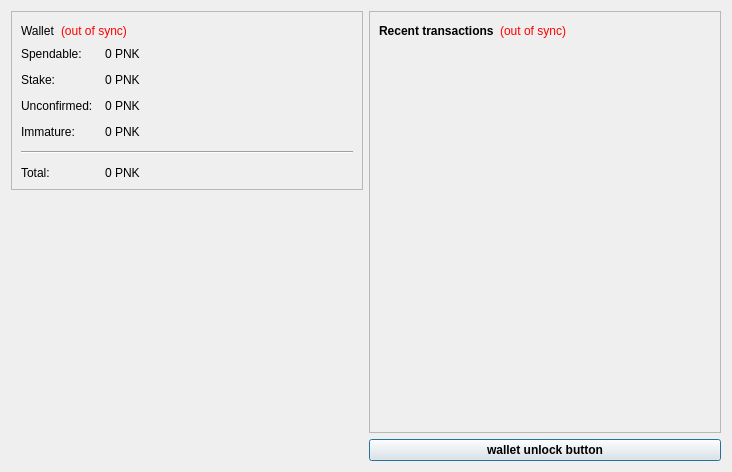
<?xml version="1.0" encoding="UTF-8"?>
<ui version="4.0">
 <class>OverviewPage</class>
 <widget class="QWidget" name="OverviewPage">
  <property name="geometry">
   <rect>
    <x>0</x>
    <y>0</y>
    <width>732</width>
    <height>472</height>
   </rect>
  </property>
  <property name="windowTitle">
   <string>Form</string>
  </property>
  <layout class="QHBoxLayout" name="horizontalLayout" stretch="0,0">
   <item>
    <layout class="QVBoxLayout" name="verticalLayout_2">
     <item>
      <widget class="QFrame" name="frame">
       <property name="frameShape">
        <enum>QFrame::StyledPanel</enum>
       </property>
       <property name="frameShadow">
        <enum>QFrame::Raised</enum>
       </property>
       <layout class="QVBoxLayout" name="verticalLayout_4">
        <item>
         <layout class="QHBoxLayout" name="horizontalLayout_4">
          <item>
           <widget class="QLabel" name="label_5">
            <property name="font">
             <font>
              <weight>50</weight>
              <bold>false</bold>
             </font>
            </property>
            <property name="text">
             <string>Wallet</string>
            </property>
           </widget>
          </item>
          <item>
           <widget class="QLabel" name="labelWalletStatus">
            <property name="toolTip">
             <string>The displayed information may be out of date. Your wallet automatically synchronizes with the steampunk network after a connection is established, but this process has not completed yet.</string>
            </property>
            <property name="styleSheet">
             <string notr="true">QLabel { color: red; }</string>
            </property>
            <property name="text">
             <string notr="true">(out of sync)</string>
            </property>
            <property name="alignment">
             <set>Qt::AlignLeading|Qt::AlignLeft|Qt::AlignVCenter</set>
            </property>
           </widget>
          </item>
          <item>
           <spacer name="horizontalSpacer_2">
            <property name="orientation">
             <enum>Qt::Horizontal</enum>
            </property>
            <property name="sizeHint" stdset="0">
             <size>
              <width>40</width>
              <height>20</height>
             </size>
            </property>
           </spacer>
          </item>
         </layout>
        </item>
        <item>
         <layout class="QFormLayout" name="formLayout_2">
          <property name="fieldGrowthPolicy">
           <enum>QFormLayout::AllNonFixedFieldsGrow</enum>
          </property>
          <property name="horizontalSpacing">
           <number>12</number>
          </property>
          <property name="verticalSpacing">
           <number>12</number>
          </property>
          <item row="0" column="0">
           <widget class="QLabel" name="label">
            <property name="text">
             <string>Spendable:</string>
            </property>
           </widget>
          </item>
          <item row="0" column="1">
           <widget class="QLabel" name="labelBalance">
            <property name="font">
             <font>
              <weight>50</weight>
              <bold>false</bold>
             </font>
            </property>
            <property name="cursor">
             <cursorShape>IBeamCursor</cursorShape>
            </property>
            <property name="toolTip">
             <string>Your current spendable balance</string>
            </property>
            <property name="text">
             <string notr="true">0 PNK</string>
            </property>
            <property name="textInteractionFlags">
             <set>Qt::LinksAccessibleByMouse|Qt::TextSelectableByKeyboard|Qt::TextSelectableByMouse</set>
            </property>
           </widget>
          </item>
          <item row="1" column="0">
           <widget class="QLabel" name="label_6">
            <property name="text">
             <string>Stake:</string>
            </property>
           </widget>
          </item>
          <item row="1" column="1">
           <widget class="QLabel" name="labelStake">
            <property name="font">
             <font>
              <weight>50</weight>
              <bold>false</bold>
             </font>
            </property>
            <property name="cursor">
             <cursorShape>IBeamCursor</cursorShape>
            </property>
            <property name="toolTip">
             <string>Total of coins that was staked, and do not yet count toward the current balance</string>
            </property>
            <property name="text">
             <string notr="true">0 PNK</string>
            </property>
            <property name="textInteractionFlags">
             <set>Qt::LinksAccessibleByMouse|Qt::TextSelectableByKeyboard|Qt::TextSelectableByMouse</set>
            </property>
           </widget>
          </item>
          <item row="2" column="0">
           <widget class="QLabel" name="label_3">
            <property name="text">
             <string>Unconfirmed:</string>
            </property>
           </widget>
          </item>
          <item row="2" column="1">
           <widget class="QLabel" name="labelUnconfirmed">
            <property name="font">
             <font>
              <weight>50</weight>
              <bold>false</bold>
             </font>
            </property>
            <property name="cursor">
             <cursorShape>IBeamCursor</cursorShape>
            </property>
            <property name="toolTip">
             <string>Total of transactions that have yet to be confirmed, and do not yet count toward the current balance</string>
            </property>
            <property name="text">
             <string notr="true">0 PNK</string>
            </property>
            <property name="textInteractionFlags">
             <set>Qt::LinksAccessibleByMouse|Qt::TextSelectableByKeyboard|Qt::TextSelectableByMouse</set>
            </property>
           </widget>
          </item>
          <item row="3" column="0">
           <widget class="QLabel" name="labelImmatureText">
            <property name="text">
             <string>Immature:</string>
            </property>
           </widget>
          </item>
          <item row="3" column="1">
           <widget class="QLabel" name="labelImmature">
            <property name="font">
             <font>
              <weight>50</weight>
              <bold>false</bold>
             </font>
            </property>
            <property name="toolTip">
             <string>Mined balance that has not yet matured</string>
            </property>
            <property name="text">
             <string notr="true">0 PNK</string>
            </property>
            <property name="textInteractionFlags">
             <set>Qt::LinksAccessibleByMouse|Qt::TextSelectableByKeyboard|Qt::TextSelectableByMouse</set>
            </property>
           </widget>
          </item>
          <item row="4" column="0" colspan="2">
           <widget class="Line" name="line">
            <property name="orientation">
             <enum>Qt::Horizontal</enum>
            </property>
           </widget>
          </item>
          <item row="5" column="0">
           <widget class="QLabel" name="labelTotalText">
            <property name="text">
             <string>Total:</string>
            </property>
           </widget>
          </item>
          <item row="5" column="1">
           <widget class="QLabel" name="labelTotal">
            <property name="font">
             <font>
              <weight>50</weight>
              <bold>false</bold>
             </font>
            </property>
            <property name="cursor">
             <cursorShape>IBeamCursor</cursorShape>
            </property>
            <property name="toolTip">
             <string>Your current total balance</string>
            </property>
            <property name="text">
             <string notr="true">0 PNK</string>
            </property>
            <property name="textInteractionFlags">
             <set>Qt::LinksAccessibleByMouse|Qt::TextSelectableByKeyboard|Qt::TextSelectableByMouse</set>
            </property>
           </widget>
          </item>
         </layout>
        </item>
       </layout>
      </widget>
     </item>
     <item>
      <spacer name="verticalSpacer_4">
       <property name="orientation">
        <enum>Qt::Vertical</enum>
       </property>
       <property name="sizeHint" stdset="0">
        <size>
         <width>20</width>
         <height>40</height>
        </size>
       </property>
      </spacer>
     </item>
     <item>
      <widget class="QLabel" name="label_2">
       <property name="text">
        <string/>
       </property>
       <property name="pixmap">
        <pixmap resource="../bitcoin.qrc">:/images/wallet_logo</pixmap>
       </property>
       <property name="alignment">
        <set>Qt::AlignCenter</set>
       </property>
      </widget>
     </item>
     <item>
      <spacer name="verticalSpacer">
       <property name="orientation">
        <enum>Qt::Vertical</enum>
       </property>
       <property name="sizeHint" stdset="0">
        <size>
         <width>20</width>
         <height>40</height>
        </size>
       </property>
      </spacer>
     </item>
    </layout>
   </item>
   <item>
    <layout class="QVBoxLayout" name="verticalLayout_3">
     <item>
      <widget class="QFrame" name="frame_2">
       <property name="frameShape">
        <enum>QFrame::StyledPanel</enum>
       </property>
       <property name="frameShadow">
        <enum>QFrame::Raised</enum>
       </property>
       <layout class="QVBoxLayout" name="verticalLayout">
        <item>
         <layout class="QHBoxLayout" name="horizontalLayout_2">
          <item>
           <widget class="QLabel" name="label_4">
            <property name="text">
             <string>&lt;b&gt;Recent transactions&lt;/b&gt;</string>
            </property>
           </widget>
          </item>
          <item>
           <widget class="QLabel" name="labelTransactionsStatus">
            <property name="toolTip">
             <string>The displayed information may be out of date. Your wallet automatically synchronizes with the steampunk network after a connection is established, but this process has not completed yet.</string>
            </property>
            <property name="styleSheet">
             <string notr="true">QLabel { color: red; }</string>
            </property>
            <property name="text">
             <string notr="true">(out of sync)</string>
            </property>
            <property name="alignment">
             <set>Qt::AlignRight|Qt::AlignTrailing|Qt::AlignVCenter</set>
            </property>
           </widget>
          </item>
          <item>
           <spacer name="horizontalSpacer">
            <property name="orientation">
             <enum>Qt::Horizontal</enum>
            </property>
            <property name="sizeHint" stdset="0">
             <size>
              <width>40</width>
              <height>20</height>
             </size>
            </property>
           </spacer>
          </item>
         </layout>
        </item>
        <item>
         <widget class="QListView" name="listTransactions">
          <property name="styleSheet">
           <string notr="true">QListView { background: transparent; }</string>
          </property>
          <property name="frameShape">
           <enum>QFrame::NoFrame</enum>
          </property>
          <property name="verticalScrollBarPolicy">
           <enum>Qt::ScrollBarAlwaysOff</enum>
          </property>
          <property name="horizontalScrollBarPolicy">
           <enum>Qt::ScrollBarAlwaysOff</enum>
          </property>
          <property name="selectionMode">
           <enum>QAbstractItemView::NoSelection</enum>
          </property>
         </widget>
        </item>
       </layout>
      </widget>
     </item>
     <item>
      <widget class="QPushButton" name="unlockWalletButton">
       <property name="sizePolicy">
        <sizepolicy hsizetype="Minimum" vsizetype="Fixed">
         <horstretch>0</horstretch>
         <verstretch>0</verstretch>
        </sizepolicy>
       </property>
       <property name="maximumSize">
        <size>
         <width>16777214</width>
         <height>16777214</height>
        </size>
       </property>
       <property name="font">
        <font>
         <weight>75</weight>
         <bold>true</bold>
        </font>
       </property>
       <property name="toolTip">
        <string/>
       </property>
       <property name="text">
        <string>wallet unlock button</string>
       </property>
       <property name="checkable">
        <bool>false</bool>
       </property>
       <property name="autoDefault">
        <bool>false</bool>
       </property>
       <property name="default">
        <bool>true</bool>
       </property>
       <property name="flat">
        <bool>false</bool>
       </property>
      </widget>
     </item>
    </layout>
   </item>
  </layout>
 </widget>
 <resources>
  <include location="../bitcoin.qrc"/>
 </resources>
 <connections/>
</ui>
